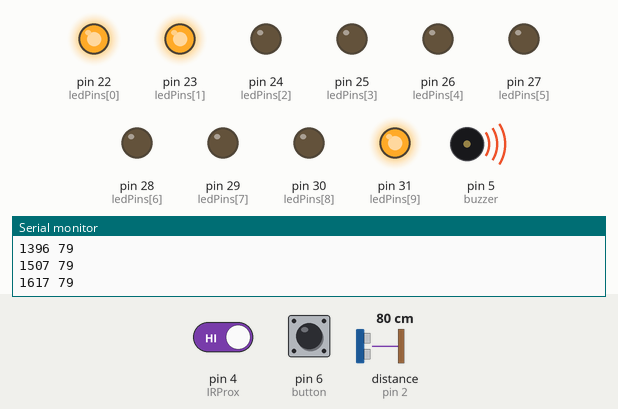
Bench run of a sketch on a simulated Arduino Mega 2560, built with avr-gcc and run on an emulated ATmega2560. On the bench: output pins drawn as LEDs (lit = HIGH), buzzer (waves = sounding), the last lines printed to the serial monitor. Wiring (inferred from the names in the program): ultrasonic range finder: trigger pin 3; echo pin 2. Inputs (shaded band) come from the test bench; at power-on: pin 6 (button) LOW, distance to the obstacle (sensor on pin 2) 80 cm, pin 4 (IRProx) HIGH. The echo pulse lasts 58.3 µs per cm; pins used as bus, display or sensor lines are not drawn.

Above: at 1.7 s.
1.8 s: pin 6 (button) pulled HIGH for 0.15 s
At 2.7 s:
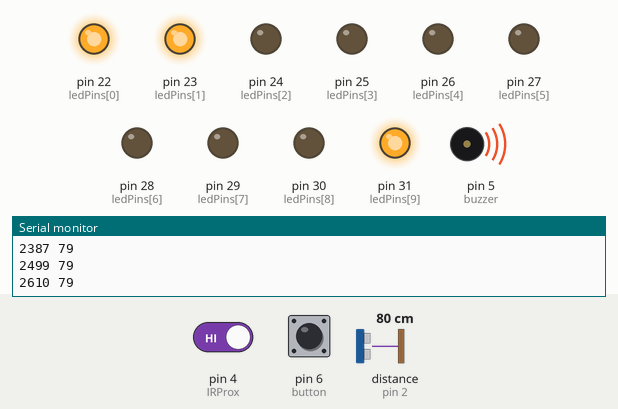
3.4 s: distance to the obstacle (sensor on pin 2) set to 2 cm
At 4.2 s:
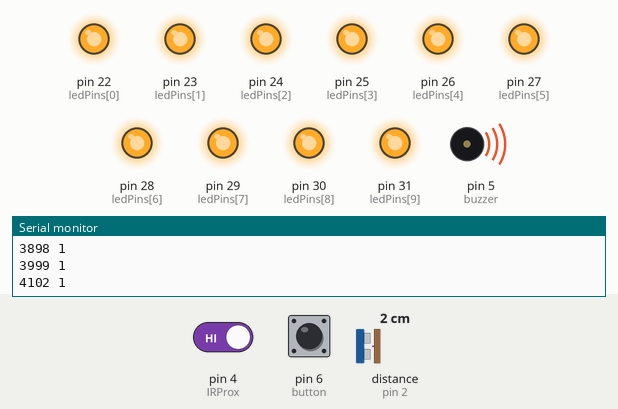
4.9 s: distance to the obstacle (sensor on pin 2) set to 5 cm
At 6.1 s:
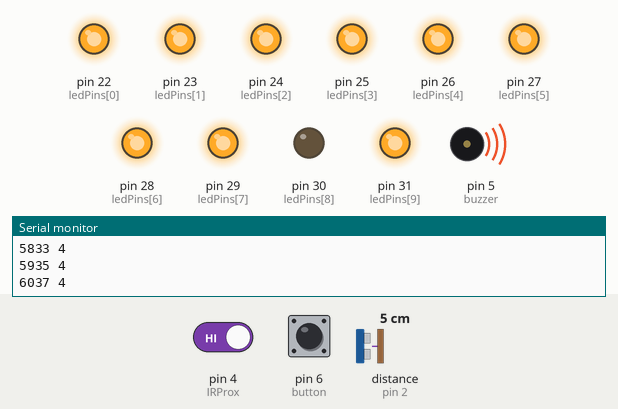
6.4 s: distance to the obstacle (sensor on pin 2) set to 9 cm
At 7.1 s:
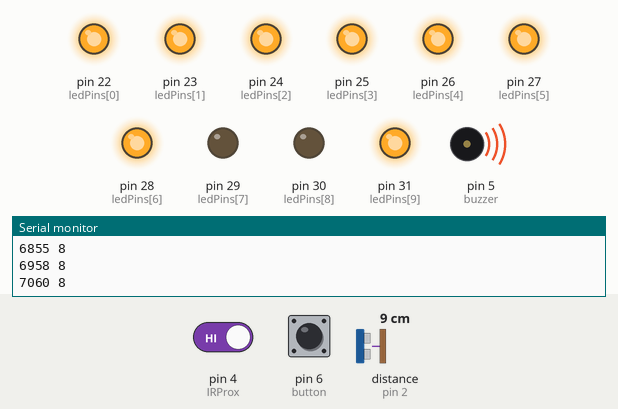
7.9 s: distance to the obstacle (sensor on pin 2) set to 18 cm
At 8.5 s:
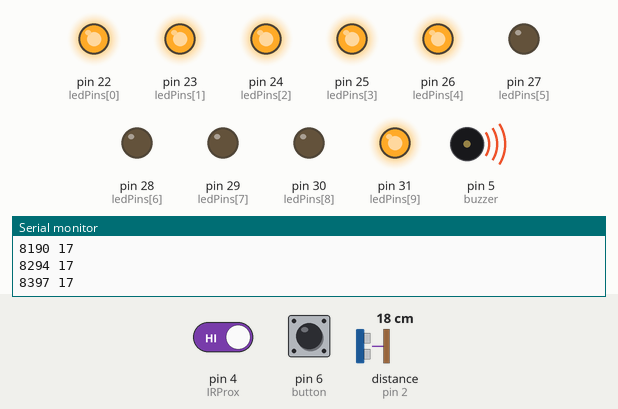
9.4 s: distance to the obstacle (sensor on pin 2) set to 35 cm
At 10.3 s:
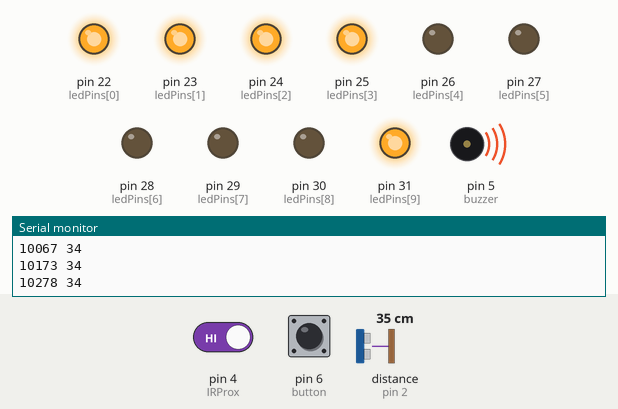
Timing chart, 0 to 11.9 s (numbered marks = the images above; inputs shaded):
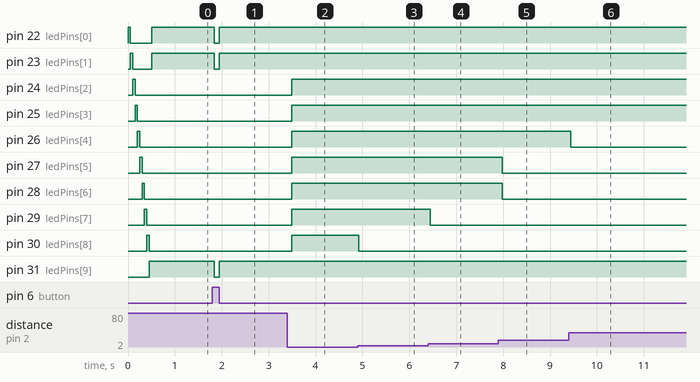

The sketch:

Challenge3.ino
```cpp
const int trigPin = 3;
const int echoPin = 2;
const int IRProx = 4;
const int buzzer = 5;
const int button = 6;
const int ledPins[10] = {22, 23, 24, 25, 26, 27, 28, 29, 30, 31};

unsigned long ii = 0;
unsigned long millinum;
const int maxD = 180;
bool buttonState = false;
bool piezoState = false;
bool isOn = false;
long duration;
int distance = 0;
double timer1;
double timer2;
// Turn on LEDS to the specified number; turn the rest off
void ledOnTo(byte num){
  for (int i = 0; i < num; i++){
    digitalWrite(ledPins[i], HIGH);
  }
  for (int i = num; i < 9; i++){
    digitalWrite(ledPins[i], LOW);
  }
}
// Turn off every LED
void ledoff(){
  for (int i = 0; i < 9; i ++){
    digitalWrite(ledPins[i], LOW);
  }
}

void setup() {
  Serial.begin(9600);

  pinMode(trigPin, OUTPUT);
  pinMode(echoPin, INPUT);
  pinMode(IRProx, INPUT);
  pinMode(button, INPUT);
  pinMode(buzzer, OUTPUT);

  // Initialize all LEDs
  for (int i = 0; i < 10; i++){
    pinMode(ledPins[i], OUTPUT);
  }

  //Visually check all Leds working properly
  digitalWrite(ledPins[0], HIGH);
  for (int i = 0; i < 9; i++){
    delay(50);
    digitalWrite(ledPins[i], LOW);
    digitalWrite(ledPins[i+1],HIGH);
  }
  delay(50);
  digitalWrite(ledPins[10], LOW);
  isOn = true;
  indicatorsOn();
}

void loop() {
  selfStart();

  millinum = millis();

  if ((millinum) > 100*ii) {
    millinum = millis();
    Serial.print(millinum);
    Serial.print(' ');
    Serial.println(distance);
    ii = ii + 1;
  }

  buttonState = digitalRead(button);
  if (buttonState == HIGH && isOn == false){
    isOn = true;
    timer1 = millis();
  } else if (buttonState == HIGH && isOn == true){
    isOn = false;
  }

  if (isOn == true){
    indicatorsOn();
  }

  if (isOn == false){
    indicatorsOff();
  }

  timer2 = millis();


  // System turned off after 10s not detecting anything within 80cm
  if (timer2 - timer1 >= 10000){
    indicatorsOff();
    isOn = false;
  }
  delay(100);
}

// Start the system itself when detect things within 10 cm
void selfStart() {
  digitalWrite(trigPin, LOW);
  delayMicroseconds(2);
  digitalWrite(trigPin, HIGH);
  delayMicroseconds(10);
  digitalWrite(trigPin, LOW);
  duration = pulseIn(echoPin, HIGH);
  distance = duration*0.034/2;

  bool appr = digitalRead(IRProx);
  if (distance < 10 && appr == LOW){
    isOn = true;
    timer1 = millis();
    indicatorsOn();
  }
}

void indicatorsOn() {
  digitalWrite(ledPins[9],HIGH);
  digitalWrite(trigPin, LOW);
  delayMicroseconds(2);
  digitalWrite(trigPin, HIGH);
  delayMicroseconds(10);
  digitalWrite(trigPin, LOW);
  duration = pulseIn(echoPin, HIGH);
  distance= duration*0.034/2;

  bool appr = digitalRead(IRProx);   // HIGH = Not Detected

  // Indicators of Distance
   if (distance == 0 || distance >= 80) {
    noTone(buzzer);
    ledOnTo(1);
  } else if (distance < 80 && distance >= 60) {
    timer1 = millis();
    tone(buzzer, 1600);
    ledOnTo(2);
  } else if (distance < 60 && distance >= 45) {
    timer1 = millis();
    tone(buzzer, 1800);
    ledOnTo(3);
  } else if (distance < 40 && distance >= 25) {
    timer1 = millis();
    tone(buzzer, 2000);
    ledOnTo(4);
  } else if (distance < 25 && distance >= 15) {
    timer1 = millis();
    tone(buzzer, 2200);
    ledOnTo(5);
  } else if (distance < 15 && distance >= 10) {
    timer1 = millis();
    tone(buzzer, 2400);
    ledOnTo(6);
  } else if (distance < 10 && distance >= 7) {
    timer1 = millis();
    tone(buzzer, 2600);
    ledOnTo(7);
  } else if (distance < 7 && distance >= 3) {
    timer1 = millis();
    tone(buzzer, 2800);
    ledOnTo(8);
  } else if (distance < 3 && distance >= 0) {
    timer1 = millis();
    tone(buzzer, 3000);
    ledOnTo(9);
  }
}


void indicatorsOff(){
  digitalWrite(ledPins[9],LOW);
  ledoff();
  noTone(buzzer);
}
```

Measured:
- the behaviour switches between 3 and 4 cm on distance to the obstacle (sensor on pin 2) (found by bisection; images 2 and 3)
- the behaviour switches between 7 and 8 cm on distance to the obstacle (sensor on pin 2) (found by bisection; images 3 and 4)
- after the input at 1.8 s, pin 22 (ledPins[0]), pin 23 (ledPins[1]), pin 31 (ledPins[9]): HIGH → LOW at once, → HIGH 0.11 s later; tone on pin 5 (buzzer): 1600 Hz → silent at once, → 1600 Hz 0.11 s later
- after the input at 3.4 s, pin 24 (ledPins[2]), pin 25 (ledPins[3]), pin 26 (ledPins[4]), pin 27 (ledPins[5]), pin 28 (ledPins[6]), pin 29 (ledPins[7]), pin 30 (ledPins[8]): LOW → HIGH after 0.09 s; tone on pin 5 (buzzer): 1600 Hz → 3000 Hz after 0.09 s
- after the input at 4.9 s, pin 30 (ledPins[8]): HIGH → LOW at once; tone on pin 5 (buzzer): 3000 Hz → 2800 Hz at once
- after the input at 6.4 s, pin 29 (ledPins[7]): HIGH → LOW after 0.05 s; tone on pin 5 (buzzer): 2800 Hz → 2600 Hz after 0.05 s
- after the input at 7.9 s, pin 27 (ledPins[5]), pin 28 (ledPins[6]): HIGH → LOW after 0.09 s; tone on pin 5 (buzzer): 2600 Hz → 2200 Hz after 0.09 s
- after the input at 9.4 s, pin 26 (ledPins[4]): HIGH → LOW at once; tone on pin 5 (buzzer): 2200 Hz → 2000 Hz at once
